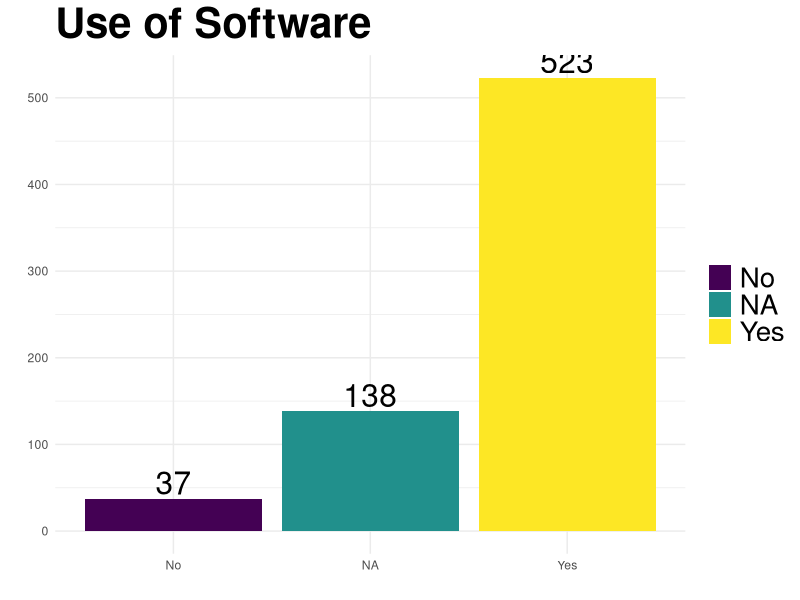
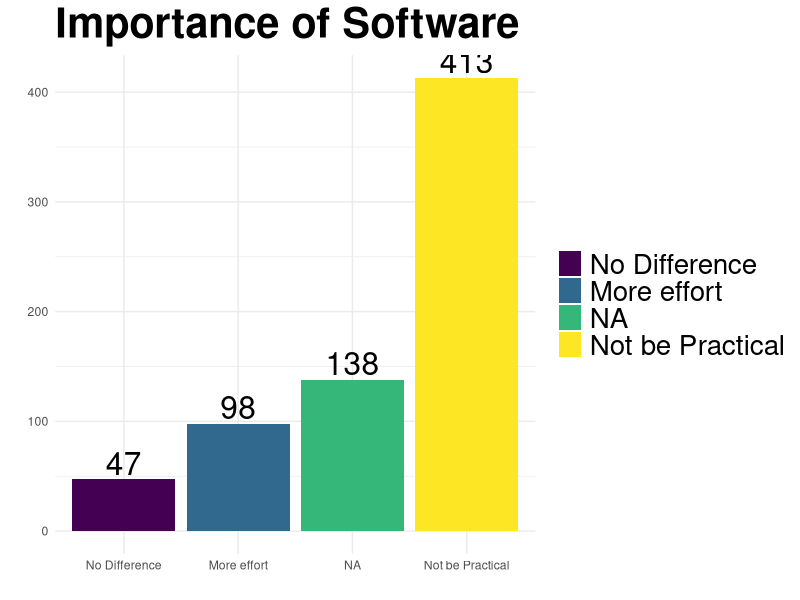
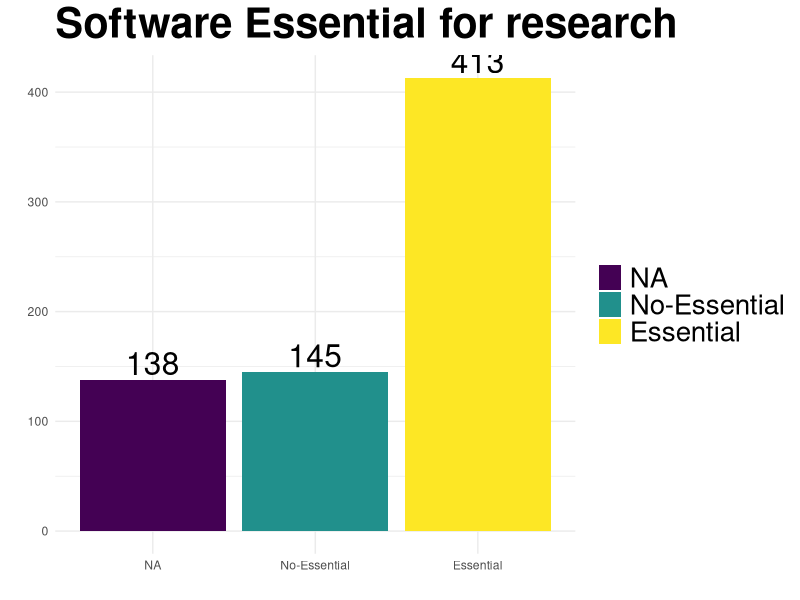
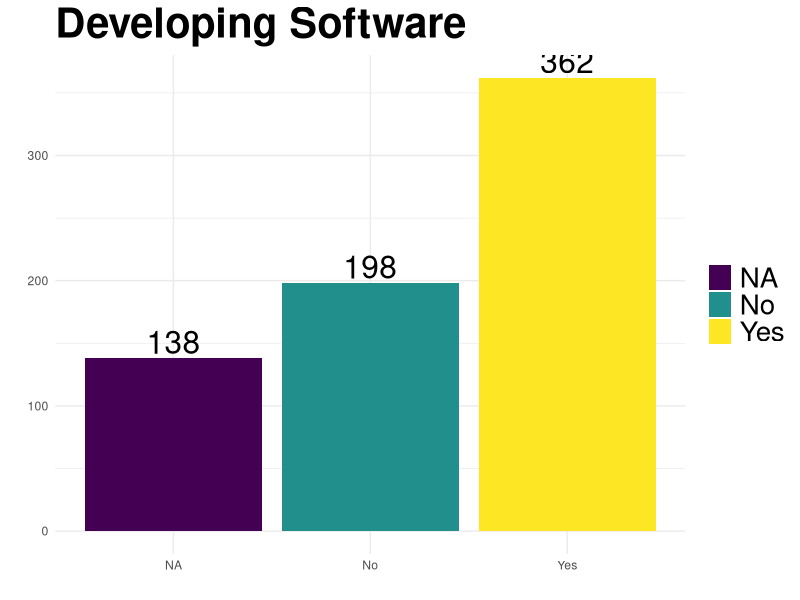

The R source for these figures, in order: (Note: this script raises an error after producing the figures.)
## ---- chunk 1
options(knitr.table.format = 'markdown')
## ---- chunk 2

library('ggplot2')
library('plyr')
library('RColorBrewer')
library('knitr')
library('car')

## ---- chunk 3
# Function to create own colour palette to use when there is a need to keep the same
# colour between plot (otherwise they are changed according to the ordering)
myColor <-  function(vectorToColour=vector(), palette='Set3'){
    print(vectorToColour)
    size  <- length(vectorToColour)
    myColors <- brewer.pal(size, palette)
    names(myColors) <- vectorToColour
    return(myColors)
}
## ---- chunk 4
# Function that output a data frame containing the variable, the Frequency and 
# rounded percent
# Optional order is to output the table ordered in Frequency (useful for output with
singleTabFreq <- function(vectorToFreq, name, order=TRUE){
    table_factor <- table(vectorToFreq)
    # Cbind is to combine two different sets into one data.frame
    # the conversion of data.frame within the cbind is to avoid having
    # the factor in data_row for the frequency
    # And being able to index only the value for the percentage
    QSummary <- cbind(as.data.frame(table_factor),
                      as.data.frame(round(prop.table(table_factor)*100))[,2])
    
    #rename the column names
    colnames(QSummary) <- c(name, 'Total Respondents', 'Percent')
    if (order==TRUE){
        # Order the table by Total Respondents
        QSummary <- QSummary[order(QSummary[,2]),]
        # Reorder the level of the factors for using in legend (to match the order of the plot)
        QSummary[,1] <- factor(QSummary[,1], levels=QSummary[,1][order(QSummary[,2])], ordered=order)
    }
    # Write the result into a csv file
    #write.csv(QSummary, paste('./results/',name,'.csv'), row.names=FALSE)
    #dev.off()
    # Output a table of the variable
    return (QSummary)
}
## ---- chunk 5
plotSingleFreq <- function(dataframe, name, column='Total Respondents', order=TRUE, xText=TRUE, ownColour=NA){
    index_column <- match(column, names(dataframe))
    # To reorganise the factor level to show on the legend according to the 
    # frequencies
    p <- ggplot(data=dataframe, environment=environment())
    # environment=environment() is a workaround for ggplot2 to get access to the
    # namespace defined within the function.
    if (order==TRUE){
        p <- p + aes(x=reorder(dataframe[,1], dataframe[, index_column]),
                     y=dataframe[,index_column],
                     fill=dataframe[,1])
    }
    else {
        p <- p + aes(x=dataframe[,1],
                     y=dataframe[,index_column],
                     fill=dataframe[,1])
    }
    p <- p + geom_bar(stat='identity')
    p <- p + theme_minimal()
    p <- p + ylab('')
    p <- p + xlab('')
    p <- p + ggtitle(name)
    p <- p + theme(plot.title = element_text(size=30, face='bold'))
    p <- p + theme(legend.text=element_text(size=20))
    p <- p + theme(legend.title=element_blank())
    if (is.na(ownColour) == FALSE){
        
        p  <- p + scale_fill_manual(values=ownColour)
    }
    if (xText == FALSE) {
        p  <- p + theme(axis.text.x=element_blank())
    }
    p <- p + geom_text(aes(label=dataframe[,index_column]), vjust=-0.2, size=8)
    return (p)
}
## ---- chunk 6
crossTabFreq <- function(df, var1, var2, propNum=1, summaryTable=TRUE){
    freqTable <- table(df[[var1]], df[[var2]])
    if(summaryTable==TRUE){
        kable(freqTable, digits=2)
    }
    dfTable  <- cbind(as.data.frame(freqTable),
                      as.data.frame(prop.table(freqTable, propNum))[,3])
    colnames(dfTable) <- c(var1, var2, 'Freq', 'Prop')
    
    #write.csv(dfTable, paste("./results/cross_table_", var1,'_', var2, '.csv', sep=''), 
    #		  row.names=FALSE)
    
    #dev.off()
    return(dfTable)
}
## ---- chunk 7

facetPlot <- function(df, xVar, facetVar, yVar='Prop', removeNA=FALSE, FREQ=TRUE, xText=TRUE){
    df$Percent  <- df[[yVar]]*100
    if (removeNA==TRUE) {
        df <- na.omit(df)
    }
    p <- ggplot(df, environment=environment())
    p <- p + aes_string(x=xVar, y='Percent', fill=xVar)
    p <- p + geom_bar(stat='identity', position='dodge')
    p <- p + theme_minimal()
    p <- p + ylab('')
    p <- p + xlab('')
    p <- p + theme(plot.title = element_text(size=30, face='bold'))
    p <- p + theme(legend.text=element_text(size=20))
    p <- p + theme(legend.title=element_blank())
    if (xText == FALSE) {
        p  <- p + theme(axis.text.x=element_blank())
    }
    if (FREQ==TRUE){
        p <- p + geom_text(aes(label=paste(round(Percent), '%', ' (n=', Freq, ')')), vjust=-0.2, size=4)
    }
    else {
        p <- p + geom_text(aes(label=paste(round(Percent))), vjust=-0.2, size=4)
    }
    p <- p + theme(plot.title = element_text(size=20, face="bold", vjust=2))
    p <- p + facet_wrap(as.formula(paste('~', facetVar)), ncol=2)
    return(p)
}
## ---- chunk 8

chiSquareSummary <- function (table_, var1, var2) {
    chiValue <- chisq.test(table_)
    #fisher_value <- fisher.test(table_)
    if (chiValue$p.value <= .5){
        write.csv(chiValue$residuals, paste("./results/chi_test_res_", var1,'_', var2, '.csv', sep=''), row.names=FALSE)
    }
    return (chi_value)
}
## ---- chunk 9
#Loading the data set
df <-read.csv("data/mergedDfCleaned.csv", stringsAsFactors=TRUE, na.strings="")
summary(df['dataOrigin'])

## ---- chunk 10
sumQ  <- singleTabFreq(df$Q.6.Use.Software, 'Use of Software')
kable(sumQ, digits=2, format = 'markdown')
plotSingleFreq(sumQ, 'Use of Software')
## ---- chunk 11
# subsetting the dataset to contain only software users, meaning people who answered YES at the question 6
dfYES <- df
# dfYES <- df[which(df$Q.6.Use.Software=='Yes'),]  ## Not filtering them in order to get the same results as Simon with its first xls analysis
dfYES <- droplevels(dfYES)
## ---- chunk 12
levels(dfYES$Q.7.Importance.Software)[1] <- "No Difference"
levels(dfYES$Q.7.Importance.Software)[2] <- "Not be Practical"
levels(dfYES$Q.7.Importance.Software)[3] <- "More effort"

## ---- chunk 13
sumQ  <-  singleTabFreq(dfYES$Q.7.Importance.Software, 'Importance of Software')
kable(sumQ, digits=2, format = 'markdown')
plotSingleFreq(sumQ, 'Importance of Software')
## ---- chunk 14
#Recoding into a binary variable
dfYES$Q.7.Essential.Software <- revalue(dfYES$Q.7.Importance.Software, c('No Difference'='No-Essential', 'More effort'='No-Essential', 'Not be Practical'='Essential'))
## ---- chunk 15

sumQ  <-  singleTabFreq(dfYES$Q.7.Essential.Software, 'Software Essential for research')
kable(sumQ, digits=2, format = 'markdown')
plotSingleFreq(sumQ, 'Software Essential for research')
## ---- chunk 16

sumQ  <-  singleTabFreq(dfYES$Q.8.Developing.Software, 'Developing Software')
kable(sumQ, digits=2, format = 'markdown')
plotSingleFreq(sumQ, 'Developing Software')
## ---- chunk 17

sumQ  <-  singleTabFreq(dfYES$Q.9.Training.Software.clean, 'Training in Software development')
kable(sumQ, digits=2, format = 'markdown')
color_Developing <- myColor(sumQ[,1])
plotSingleFreq(sumQ, 'Training in Software development', ownColour=color_Developing)
## ---- chunk 18

sumQ  <-  singleTabFreq(dfYES[which(dfYES$Q.8.Developing.Software == 'Yes'),]$Q.9.Training.Software.clean, 'Training in Software development')
kable(sumQ, digits=2, format = 'markdown')
plotSingleFreq(sumQ, 'Training in Software development', ownColour=color_Developing)

## ---- chunk 19
sumQ <- singleTabFreq(dfYES$Q.3.Discipline, 'Discipline')
#Printing table
kable(sumQ, digits=2, format = 'markdown')
# Printing Plot
plotSingleFreq(sumQ, 'Discipline', xText=FALSE)
## ---- chunk 20
# Recode the factors
DesArHu <- c("Design, creative & performing arts", "Architecture & planning", "Humanities & language based studies & archaeology")
AdmSoEd <- c('Administrative & business studies', 'Social studies', 'Education')
MedAgri <- c('Medicine, dentistry & health', 'Agriculture, forestry & veterinary science')
dfYES$Q.3.Modified.Disciplines <- dfYES$Q.3.Discipline
dfYES$Q.3.Modified.Disciplines <- recode(dfYES$Q.3.Modified.Disciplines, "DesArHu='Design+Art+Hum'")
dfYES$Q.3.Modified.Disciplines <- recode(dfYES$Q.3.Modified.Disciplines, "AdmSoEd='Admin+Social+Edu'")
dfYES$Q.3.Modified.Disciplines <- recode(dfYES$Q.3.Modified.Disciplines, "MedAgri='Medicine+Agri'")

## ---- chunk 21
modifiedQ3 <- singleTabFreq(dfYES$Q.3.Modified.Disciplines, 'Modified Disciplines')
#Print table
kable(modifiedQ3, digits=2, row.names = FALSE, format = 'markdown')
plotSingleFreq(modifiedQ3, 'Modified Disciplines')
## ---- chunk 22
sumQ  <- crossTabFreq(dfYES, 'Q.3.Modified.Disciplines', 'Q.7.Essential.Software') 
facetPlot(sumQ, facetVar='Q.3.Modified.Disciplines', xVar='Q.7.Essential.Software')

## ---- chunk 23
sumQ  <- crossTabFreq(dfYES, 'Q.3.Modified.Disciplines', 'Q.8.Developing.Software') 
facetPlot(sumQ, facetVar='Q.3.Modified.Disciplines', xVar='Q.8.Developing.Software')

## ---- chunk 24
sumQ  <- crossTabFreq(dfYES, 'Q.3.Modified.Disciplines', 'Q.9.Training.Software.clean') 
facetPlot(sumQ, facetVar='Q.3.Modified.Disciplines', xVar='Q.9.Training.Software.clean')

## ---- chunk 25
sumQ <- singleTabFreq(dfYES$Q.4.Fund.clean, 'Funds')
kable(sumQ, digits=2, row.names = FALSE ,format = 'markdown')
#plotSingleFreq(sumQ, 'Funds', xText=FALSE)
## ---- chunk 26
dfYES$Q.4.Modified.Funds <- dfYES$Q.4.Fund.clean
levels(dfYES$Q.4.Modified.Funds)[c(3, 8, 13, 17)] <- 'None'
levels(dfYES$Q.4.Modified.Funds)[c(8, 13, 17)] <- 'Charity/Trust'
levels(dfYES$Q.4.Modified.Funds)[c(1, 2, 4, 5, 9, 11, 14)] <- 'Research Council'
levels(dfYES$Q.4.Modified.Funds)[c(6,8)] <- 'Other UK'
levels(dfYES$Q.4.Modified.Funds)[c(3, 7)] <- 'Other Non-UK'
## ---- chunk 27
sumQ <- singleTabFreq(dfYES$Q.4.Modified.Funds,'Modified Funds')
#Printing table
kable(sumQ, digits=2, row.names = FALSE, format = 'markdown')
plotSingleFreq(sumQ, 'Modified Funds', xText = FALSE)
## ---- chunk 28
sumQ  <- crossTabFreq(dfYES, 'Q.4.Modified.Funds', 'Q.7.Essential.Software') 
facetPlot(sumQ, facetVar='Q.4.Modified.Funds', xVar='Q.7.Essential.Software')

## ---- chunk 29
sumQ  <- crossTabFreq(dfYES, 'Q.4.Modified.Funds', 'Q.8.Developing.Software') 
facetPlot(sumQ, facetVar='Q.4.Modified.Funds', xVar='Q.8.Developing.Software')

## ---- chunk 30
sumQ  <- crossTabFreq(dfYES, 'Q.4.Modified.Funds', 'Q.9.Training.Software.clean') 
facetPlot(sumQ, facetVar='Q.4.Modified.Funds', xVar='Q.9.Training.Software.clean')

## ---- chunk 31
dfYES$Q.5.Seniority <- factor(dfYES$Q.5.Seniority, levels=c('Less than a year', '1-5 years', '6-10 years', '11-15 years', '15-20 years', 'More than 20 years' ))
## ---- chunk 32
sumQ <- singleTabFreq(dfYES$Q.5.Seniority, 'Seniority', order=FALSE)
#Printing table
kable(sumQ, digits=2, format = 'markdown')
# Printing Plot
plotSingleFreq(sumQ, 'Seniority', order=FALSE)
## ---- chunk 33
sumQ  <- crossTabFreq(dfYES, 'Q.5.Seniority', 'Q.7.Essential.Software') 
facetPlot(sumQ, facetVar='Q.5.Seniority', xVar='Q.7.Essential.Software')
## ---- chunk 34
sumQ  <- crossTabFreq(dfYES, 'Q.5.Seniority', 'Q.8.Developing.Software') 
facetPlot(sumQ, facetVar='Q.5.Seniority', xVar='Q.8.Developing.Software')
## ---- chunk 35
sumQ  <- crossTabFreq(dfYES, 'Q.5.Seniority', 'Q.9.Training.Software.clean') 
facetPlot(sumQ, facetVar='Q.5.Seniority', xVar='Q.9.Training.Software.clean')
## ---- chunk 36
sumQ <- singleTabFreq(dfYES$E.2.Gender.clean, 'Gender')
#Printing table
kable(sumQ, digits=2, format = 'markdown')
# Printing Plot
plotSingleFreq(sumQ, 'Gender')
## ---- chunk 37
sumQ  <- crossTabFreq(dfYES, 'E.2.Gender.clean', 'Q.7.Essential.Software') 
facetPlot(sumQ, facetVar='E.2.Gender.clean', xVar='Q.7.Essential.Software')
## ---- chunk 38
sumQ  <- crossTabFreq(dfYES, 'E.2.Gender.clean', 'Q.8.Developing.Software') 
facetPlot(sumQ, facetVar='E.2.Gender.clean', xVar='Q.8.Developing.Software')
## ---- chunk 39
sumQ  <- crossTabFreq(dfYES, 'E.2.Gender.clean', 'Q.9.Training.Software.clean') 
facetPlot(sumQ, facetVar='E.2.Gender.clean', xVar='Q.9.Training.Software.clean')
## ---- chunk 40
sumQ <- singleTabFreq(dfYES$E.4.OS.clean, 'Operating System')
#Printing table
kable(sumQ, digits=2, format = 'markdown')
# Printing Plot
plotSingleFreq(sumQ, 'Operating System')
## ---- chunk 41
sumQ  <- crossTabFreq(dfYES, 'E.4.OS.clean', 'Q.7.Essential.Software') 
facetPlot(sumQ, facetVar='E.4.OS.clean', xVar='Q.7.Essential.Software')
## ---- chunk 42
sumQ  <- crossTabFreq(dfYES, 'E.4.OS.clean', 'Q.8.Developing.Software') 
facetPlot(sumQ, facetVar='E.4.OS.clean', xVar='Q.8.Developing.Software')
## ---- chunk 43
sumQ  <- crossTabFreq(dfYES, 'E.4.OS.clean', 'Q.9.Training.Software.clean') 
facetPlot(sumQ, facetVar='E.4.OS.clean', xVar='Q.9.Training.Software.clean')


